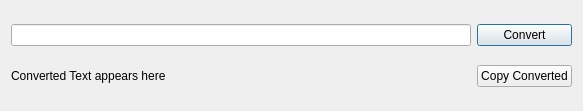
<?xml version="1.0" encoding="UTF-8"?>
<ui version="4.0">
 <class>Dialog</class>
 <widget class="QDialog" name="Dialog">
  <property name="geometry">
   <rect>
    <x>0</x>
    <y>0</y>
    <width>583</width>
    <height>111</height>
   </rect>
  </property>
  <property name="contextMenuPolicy">
   <enum>Qt::ActionsContextMenu</enum>
  </property>
  <property name="windowTitle">
   <string>SlashConverter</string>
  </property>
  <layout class="QGridLayout" name="gridLayout_2">
   <item row="0" column="0">
    <layout class="QGridLayout" name="gridLayout">
     <item row="0" column="0">
      <widget class="QLineEdit" name="lineEdit"/>
     </item>
    </layout>
   </item>
   <item row="0" column="1">
    <widget class="QPushButton" name="convertButton">
     <property name="text">
      <string>Convert</string>
     </property>
    </widget>
   </item>
   <item row="1" column="0">
    <widget class="QLabel" name="convertedTextLabel">
     <property name="text">
      <string>Converted Text appears here</string>
     </property>
    </widget>
   </item>
   <item row="1" column="1">
    <widget class="QPushButton" name="copyButton">
     <property name="text">
      <string>Copy Converted</string>
     </property>
    </widget>
   </item>
  </layout>
 </widget>
 <resources/>
 <connections/>
</ui>
